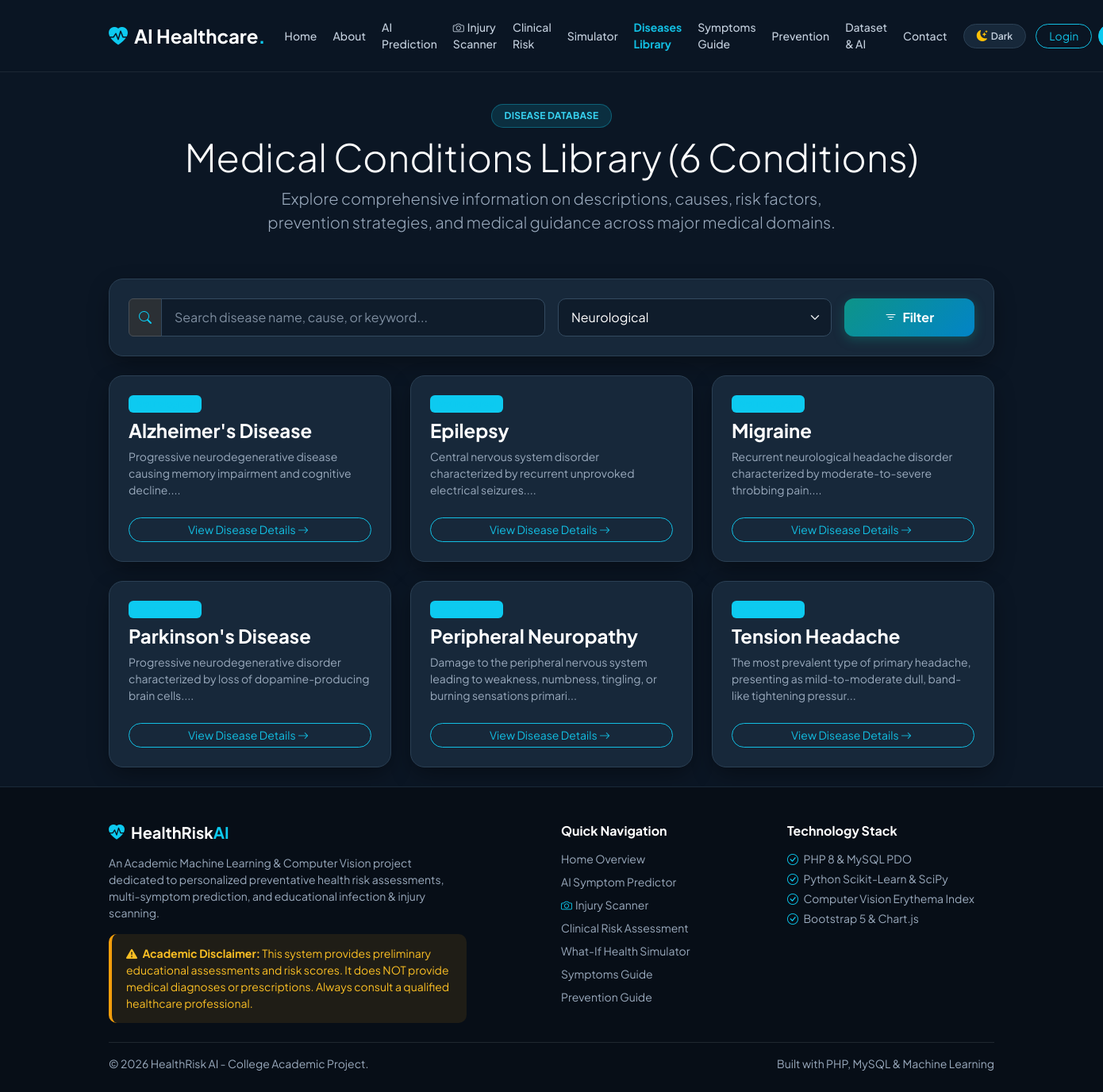
The app's page /diseases.php?category=Neurological with its own data.
### tables this page shows
CREATE TABLE `diseases` (
  `id` INT AUTO_INCREMENT PRIMARY KEY,
  `name` VARCHAR(100) NOT NULL UNIQUE,
  `category` VARCHAR(100) NOT NULL,
  `short_description` TEXT NOT NULL,
  `causes` TEXT NOT NULL,
  `risk_factors` TEXT NOT NULL,
  `prevention` TEXT NOT NULL,
  `management` TEXT NOT NULL,
  `when_to_seek_care` TEXT NOT NULL,
  INDEX `idx_diseases_category` (`category`),
  INDEX `idx_diseases_name` (`name`)
);

### includes/functions.php (called while the page is built, shortened)
<?php
function sanitize($data) {
    return htmlspecialchars(trim($data), ENT_QUOTES, 'UTF-8');
}

### diseases.php (the view, shortened to what this page needs)
<?php
require_once __DIR__ . '/includes/header.php';
require_once __DIR__ . '/includes/functions.php';
$pdo = get_db_connection();
$search = isset($_GET['search']) ? trim($_GET['search']) : '';
$category = isset($_GET['category']) ? trim($_GET['category']) : '';
$diseases = [];
$categories = [];
if ($pdo) {
    try {
        $cat_stmt = $pdo->query("SELECT DISTINCT category FROM diseases ORDER BY category ASC");
        $categories = $cat_stmt->fetchAll(PDO::FETCH_COLUMN);
        $sql = "SELECT * FROM diseases WHERE 1=1";
        $params = [];
        if ($category !== '') {
            $sql .= " AND category = ?";
            $params[] = $category;
        }
        $sql .= " ORDER BY name ASC";
        $stmt = $pdo->prepare($sql);
        $stmt->execute($params);
        $diseases = $stmt->fetchAll();
    } catch (PDOException $e) {
        $diseases = [];
    }
}
?>
<div class="row py-3">
    <div class="col-lg-12 text-center mb-4">
        <span class="badge hero-badge px-3 py-2 rounded-pill fw-bold mb-2">DISEASE DATABASE</span>
        <h1 class="display-5 fw-extrabold mb-2">Medical Conditions Library (<?= count($diseases) ?> Conditions)</h1>
        <p class="lead text-muted mx-auto" style="max-width: 750px;">
            Explore comprehensive information on descriptions, causes, risk factors, prevention strategies, and medical guidance across major medical domains.
        </p>
    </div>
</div>
<div class="card-custom p-4 mb-4">
    <form method="GET" action="diseases.php" class="row g-3 align-items-center">
        <div class="col-md-6">
            <div class="input-group">
                <span class="input-group-text bg-card-subtle text-info border"><i class="bi bi-search"></i></span>
                <input type="text" name="search" class="form-control" placeholder="Search disease name, cause, or keyword..." value="<?= sanitize($search) ?>">
            </div>
        </div>
        <div class="col-md-4">
            <select name="category" class="form-select">
                <?php foreach ($categories as $cat): ?>
                    <option value="<?= sanitize($cat) ?>" <?= $category === $cat ? 'selected' : '' ?>><?= sanitize($cat) ?></option>
                <?php endforeach; ?>
            </select>
        </div>
        <div class="col-md-2">
            <button type="submit" class="btn btn-primary-custom w-100"><i class="bi bi-filter me-1"></i> Filter</button>
        </div>
    </form>
</div>
<div class="row g-4">
    <?php if (!empty($diseases)): ?>
        <?php foreach ($diseases as $d): ?>
            <div class="col-md-6 col-lg-4">
                <div class="card-custom p-4 h-100 d-flex flex-column justify-content-between">
                    <div>
                        <div class="d-flex justify-content-between align-items-start mb-2">
                            <span class="badge bg-info bg-opacity-20 text-info border border-info border-opacity-25"><?= sanitize($d['category']) ?></span>
                        </div>
                        <h4 class="fw-bold mb-2"><?= sanitize($d['name']) ?></h4>
                        <p class="small text-muted mb-3" style="min-height: 60px;">
                            <?= sanitize(substr($d['short_description'], 0, 110)) ?>...
                        </p>
                    </div>
                    <a href="disease_detail.php?id=<?= $d['id'] ?>" class="btn btn-outline-info rounded-pill btn-sm w-100 mt-2">
                        View Disease Details <i class="bi bi-arrow-right me-1"></i>
                    </a>
                </div>
            </div>
        <?php endforeach; ?>
    <?php endif; ?>
</div>
<?php
require_once __DIR__ . '/includes/footer.php';
?>

### assets/css/style.css (style rules this page uses)
:root, [data-theme="dark"], [data-bs-theme="dark"] { --accent-primary: #12bfe3; --accent-primary-hover: #0aa6c5; --accent-secondary: #0d9488; --accent-secondary-hover: #0f766e; --accent-teal: #0d9488; --accent-teal-hover: #0f766e; --accent-cyan: #12bfe3; --accent-cyan-hover: #0aa6c5; --accent-blue: #0284c7; --accent-amber: #f59e0b; --accent-rose: #f43f5e; --accent-green: #10b981; --color-danger: #ef4444; --color-warning: #f59e0b; --color-success: #10b981; --color-info: #12bfe3; --accent: #12bfe3; --accent-dark: #0aa6c5; --button-text: #ffffff; --bg-primary: #0b1624; --bg-secondary: #111f30; --bg-card: #17283a; --bg-card-hover: #1c2e42; --bg-card-subtle: #0f1c2b; --bg-input: #0f1c2b; --text-input: #ffffff; --bg-body: #0b1624; --bg-main: #0b1624; --bg-surface: #111f30; --card-bg: #17283a; --card-border: #2b4054; --border-color: #2b4054; --border-subtle: rgba(255, 255, 255, 0.08); --border-card: #2b4054; --border-input: #334a60; --border-focus: #12bfe3; --text-primary: #ffffff; --text-heading: #ffffff; --text-secondary: #c3cfdd; --text-main: #c3cfdd; --text-muted: #9aaabd; --navbar-bg: rgba(11, 22, 36, 0.94); --navbar-text: #c3cfdd; --footer-bg: #070e17; --footer-heading: #ffffff; --footer-text: #9aaabd; --footer-border: #1a2938; --hero-bg: linear-gradient(135deg, #0b1624 0%, #17283a 55%, #0f3545 100%); --hero-gradient: linear-gradient(135deg, #0b1624 0%, #17283a 55%, #0f3545 100%); --hero-heading: #ffffff; --hero-text: #c3cfdd; --hero-badge-bg: rgba(18, 191, 227, 0.15); --hero-badge-text: #38d3f2; --hero-badge-border: rgba(18, 191, 227, 0.35); --hero-btn-sec-color: #ffffff; --hero-btn-sec-border: rgba(255, 255, 255, 0.35); --hero-btn-sec-hover: rgba(255, 255, 255, 0.12); --shadow: rgba(0, 0, 0, 0.3); --shadow-sm: 0 2px 8px rgba(0, 0, 0, 0.3); --shadow-md: 0 6px 20px rgba(0, 0, 0, 0.4); --shadow-lg: 0 12px 36px rgba(0, 0, 0, 0.55); --shadow-card: 0 10px 30px -5px rgba(0, 0, 0, 0.45); --shadow-elevated: 0 20px 40px -10px rgba(0, 0, 0, 0.6); --tile-bg-unselected: #111f30; --tile-border-unselected: #1f3347; --tile-text-unselected: #9aaabd; --tile-hover-bg: #17283a; --tile-hover-border: #334a60; --tile-bg-selected: linear-gradient(135deg, #0f4c5c 0%, #0c3852 100%); --tile-border-selected: #12bfe3; --tile-text-selected: #ffffff; --tile-shadow-selected: 0 8px 24px -4px rgba(18, 191, 227, 0.4), inset 0 1px 0 rgba(255, 255, 255, 0.35); --tile-indicator-bg: #12bfe3; --tile-indicator-color: #0b1624; }
body { font-family: 'Plus Jakarta Sans', -apple-system, BlinkMacSystemFont, sans-serif; background-color: var(--bg-main); color: var(--text-main); display: flex; flex-direction: column; min-height: 100vh; transition: background-color 0.25s ease, color 0.25s ease; }
h1, h2, h3, h4, h5, h6, .text-heading { color: var(--text-heading); transition: color 0.2s ease; }
.text-muted { color: var(--text-muted) !important; }
.card-custom { background: var(--bg-card); border: 1px solid var(--border-card); border-radius: 18px; box-shadow: var(--shadow-card); color: var(--text-main); transition: transform 0.25s ease, box-shadow 0.25s ease, background-color 0.25s ease, border-color 0.25s ease; }
.hero-badge { background: var(--hero-badge-bg) !important; color: var(--hero-badge-text) !important; border: 1px solid var(--hero-badge-border) !important; font-weight: 700; letter-spacing: 0.02em; }
.form-control, .form-select { background-color: var(--bg-input) !important; border: 1px solid var(--border-input) !important; color: var(--text-heading) !important; border-radius: 10px; padding: 11px 16px; transition: all 0.2s ease; }
.form-control::placeholder { color: var(--text-muted) !important; opacity: 0.8; }
.form-select option { background-color: var(--bg-card); color: var(--text-heading); }
.btn-primary-custom { background: linear-gradient(135deg, #0d9488 0%, #0284c7 100%); color: #ffffff !important; font-weight: 700; border-radius: 12px; border: none; padding: 12px 28px; box-shadow: 0 4px 14px rgba(13, 148, 136, 0.35); transition: all 0.25s ease; }
.btn-outline-info { border-color: var(--accent-cyan) !important; color: var(--accent-cyan) !important; }

### records on screen
diseases: name "Alzheimer's Disease", short_description "Progressive neurodegenerative disease causing memory impairment and cognitive decline."
diseases: name "Epilepsy", short_description "Central nervous system disorder characterized by recurrent unprovoked electrical seizures."
diseases: name "Migraine", short_description "Recurrent neurological headache disorder characterized by moderate-to-severe throbbing pain."
diseases: name "Parkinson's Disease", short_description "Progressive neurodegenerative disorder characterized by loss of dopamine-producing brain cells."
diseases: name "Peripheral Neuropathy", short_description "Damage to the peripheral nervous system leading to weakness, numbness, tingling, or burning sensations primari"
diseases: name "Tension Headache", short_description "The most prevalent type of primary headache, presenting as mild-to-moderate dull, band-like tightening pressur"

### other values on screen
count($diseases) "6"
form field category "Neurological"
